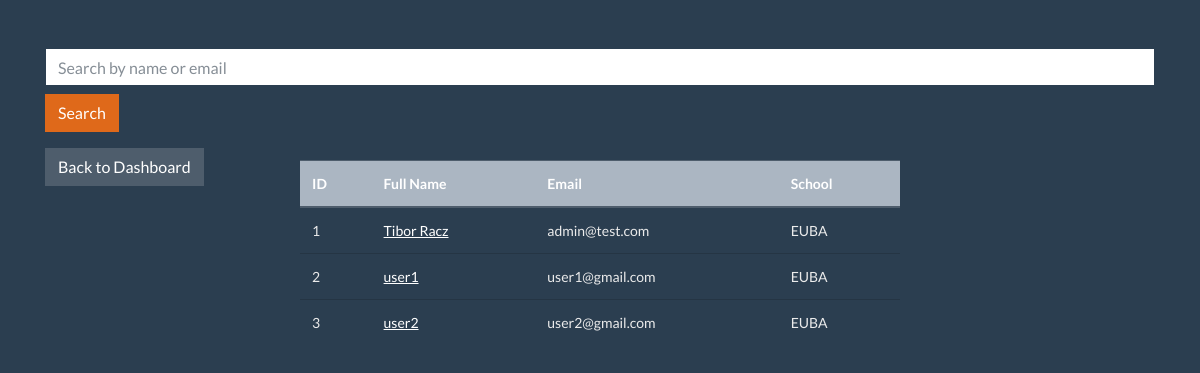
Page /SeeStudents.php (signed in) on the committed database.
### tables this page shows
CREATE TABLE `users` (
  `id` int(11) NOT NULL,
  `full_name` varchar(255) DEFAULT NULL,
  `email` varchar(255) DEFAULT NULL,
  `password` varchar(255) DEFAULT NULL,
  `school` varchar(255) DEFAULT NULL,
  `role` varchar(100) DEFAULT 'user'
);

### SeeStudentsExt.php (the view, shortened to what this page needs)
<?php
        require 'database.php';
        $search = isset($_GET['search']) ? "%{$_GET['search']}%" : null;
        if ($search) {
            $sql = "SELECT id, full_name, email, school FROM users WHERE full_name LIKE ? OR email LIKE ?";
            $stmt = $conn->prepare($sql);
            $stmt->bind_param("ss", $search, $search);
        } else {
            $sql = "SELECT id, full_name, email, school FROM users";
            $stmt = $conn->prepare($sql);
        }
        $stmt->execute();
        $result = $stmt->get_result();
        if ($result->num_rows > 0) {
            echo "<table class='table table-hover center-table'><thead class='thead-dark'><tr><th>ID</th><th>Full Name</th><th>Email</th><th>School</th></tr></thead><tbody>";
            while($row = $result->fetch_assoc()) {
                echo "<tr>";
                echo "<td>".$row["id"]."</td>";
                echo "<td><a href='StudentClasses.php?student_id=".$row["id"]."'>".$row["full_name"]."</a></td>";
                echo "<td>".$row["email"]."</td>";
                echo "<td>".$row["school"]."</td>";
                echo "</tr>";
            }
            echo "</tbody></table>";
        } else {
            echo "0 results found";
        }
        ?>

### SeeStudents.php (style rules this page uses)
.center-table { margin: 0 auto; width: 80%; max-width: 600px; }

### rows in the picture
users: id "1", full_name "Tibor Racz", email "admin@test.com", school "EUBA"
users: id "2", full_name "user1", email "user1@gmail.com", school "EUBA"
users: id "3", full_name "user2", email "user2@gmail.com", school "EUBA"
